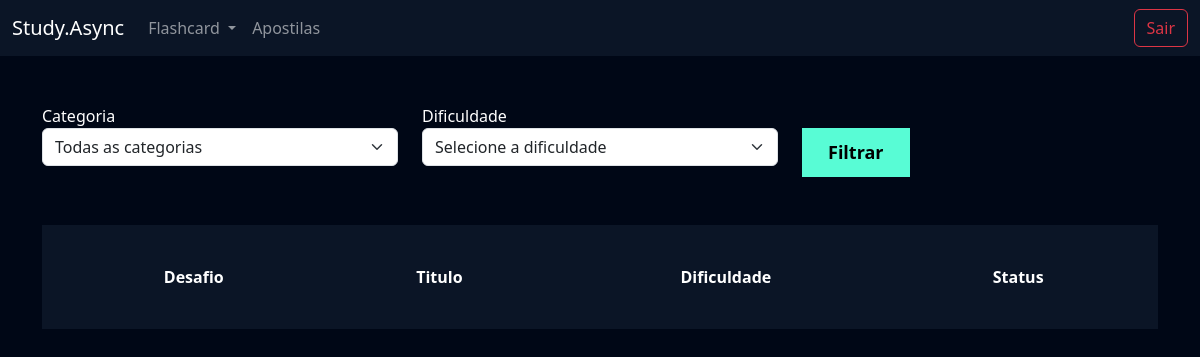
Page /flashcard/listar_desafio/ (signed in) on the earlier database version.
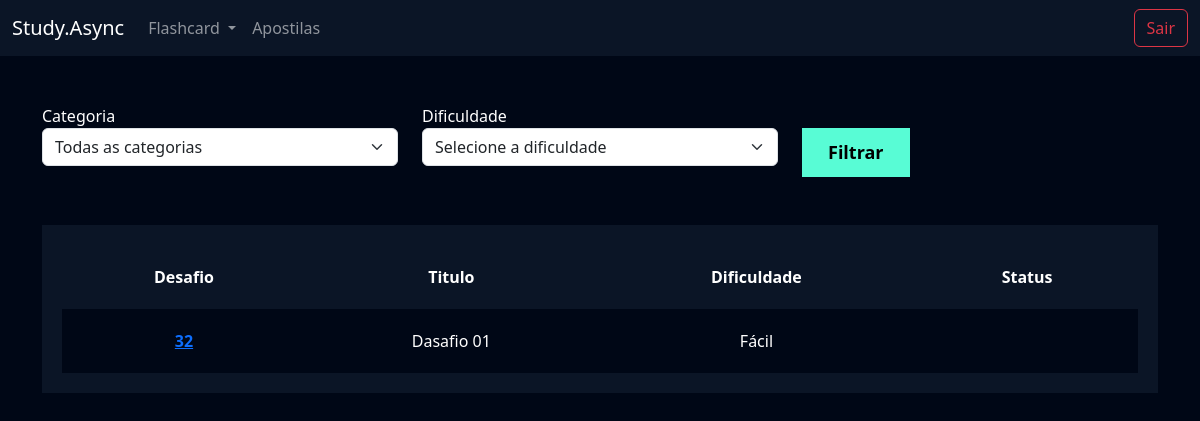
Same page on the later database version.
### flashcard/models.py (models this page shows, shortened)
class Desafio(models.Model):
    user = models.ForeignKey(User, on_delete=models.DO_NOTHING)
    titulo = models.CharField(max_length=100)
    categoria = models.ManyToManyField(Categoria)
    quantidade_perguntas = models.IntegerField()
    dificuldade = models.CharField(
        max_length=1, choices=Flashcard.DIFICULDADE_CHOICES
    )
    flashcards = models.ManyToManyField(FlashcardDesafio)

### flashcard/views.py (the view, shortened to what this page needs)
# urls.py: path('listar_desafio/', views.listar_desafio, name="listar_desafio"),
def listar_desafio(request) :
    desafios = Desafio.objects.filter(user=request.user)
    categorias = Categoria.objects.all()
    dificuldades = Flashcard.DIFICULDADE_CHOICES
    categoria_filtrar = request.GET.get('categoria')
    dificuldade_filtrar = request.GET.get('dificuldade')
    if categoria_filtrar:
        desafios = desafios.filter(categoria__id=categoria_filtrar)
    if dificuldade_filtrar:
        desafios = desafios.filter(dificuldade=dificuldade_filtrar)
    return render(
            request,
            'listar_desafio.html',
            {
                'categorias': categorias,
                'dificuldades': dificuldades,
                'desafios': desafios,
            }
        )

### flashcard/templates/listar_desafio.html (shortened to what this page needs)
{% extends "base.html" %}
{% load static %}
{% block 'cabecalho' %}
    <link href="{% static 'usuarios/css/cadastro.css' %}" rel="stylesheet">
    <link href="{% static 'flashcard/css/novo_flashcard.css' %}" rel="stylesheet">
    <link href="{% static 'flashcard/css/iniciar_desafio.css' %}" rel="stylesheet">
    <link href="{% static 'flashcard/css/desafio.css' %}" rel="stylesheet">
    <link href='https://unpkg.com/boxicons@2.1.4/css/boxicons.min.css' rel='stylesheet'>
{% endblock 'cabecalho' %}
{% block 'conteudo' %}
    <div class="container">
        <br>
        <br>
        <div class="row">
            <div class="col-md">
                <form action="{% url 'listar_desafio' %}" method="GET">
                <label for="">Categoria</label>
                <select name="categoria" class="form-select">
                    <option value="">Todas as categorias</option>
                </select>
            </div>
            <div class="col-md">
                <label for="">Dificuldade</label>
                <select name="dificuldade" class="form-select">
                    <option value="">Selecione a dificuldade</option>
                </select>
            </div>
            <div class="col-md">
                <br>
                <input type="submit" value="Filtrar" class="btn-cadastro">
            </div>
        </div>
        <br>
        <br>
        <div class="box-listar">
            <table>
                <thead>
                  <tr>
                    <th scope="col">Desafio</th>
                    <th scope="col">Titulo</th>
                    <th scope="col">Dificuldade</th>
                    <th scope="col">Status</th>
                  </tr>
                </thead>
                <tbody>
                    {% for desafio in desafios %}
                        <tr class="linha">
                            <th><a href="{% url 'desafio' desafio.id %}">{{desafio.id}}</a></th>
                            <td>{{desafio.titulo}}</td>
                            <td>{{desafio.get_dificuldade_display}}</td>
                            <td></td>
                        </tr>
                  {% endfor %}
                </tbody>
              </table>
        </div>
    </div>
{% endblock 'conteudo' %}

### templates/base.html (shortened to what this page needs)
{% load static %}
<!DOCTYPE html>
<html lang="en">
  <head>
    <link
      href="https://cdn.jsdelivr.net/npm/bootstrap@5.3.2/dist/css/bootstrap.min.css"
      rel="stylesheet"
    />
    <link href="{% static 'geral/css/base.css' %}" rel="stylesheet">
    {% block 'cabecalho' %} {% endblock %}
  </head>
  <body>
    {% include "partials/header.html" %}
    {% block 'conteudo' %}{% endblock %}
  </body>
</html>

### templates/partials/header.html (shortened to what this page needs)
<nav
  style="background-color: var(--main-color)"
  class="navbar navbar-expand-lg navbar-dark sticky-top"
>
  <div class="container-fluid">
    <a class="navbar-brand" href="/">Study.Async</a>
    <div class="collapse navbar-collapse" id="navbarSupportedContent">
      <ul class="navbar-nav me-auto mb-2 mb-lg-0">
        <li class="nav-item dropdown">
          <a
            class="nav-link dropdown-toggle"
            href="#"
            id="navbarDropdown"
            role="button"
            data-bs-toggle="dropdown"
            aria-expanded="false"
          >
            Flashcard
          </a>
        </li>
        <li class="nav-item">
          <a class="nav-link" href="{% url 'adicionar_apostilas' %}"
            >Apostilas</a
          >
        </li>
      </ul>
      <div>
        {% if request.user.is_authenticated %}
        <a href="/usuarios/logout" class="btn btn-outline-danger">Sair</a>
        {% endif %}
      </div>
    </div>
  </div>
</nav>

### templates/static/geral/css/base.css (style rules this page uses)
:root { --main-color: #0b1526; --dark-color: #000716; --secondary-dark-color: rgb(15, 2, 26); --light-color: #00c1f3; --contrast-color: #f4c96b; --differential-color: #58fcd5; }
body { background-color: var(--dark-color) !important; color: white !important; }

### templates/static/usuarios/css/cadastro.css (style rules this page uses)
* { margin: 0; padding: 0; }
.btn-cadastro { padding: 10px; background-color: #58fcd5; border: none; border: 1px solid #58fcd5; font-size: 18px; font-weight: bold; padding-left: 25px; padding-right: 25px; }

### templates/static/flashcard/css/desafio.css (style rules this page uses)
.box-listar { background-color: #0b1526; padding: 20px; }
table { width: 100%; padding: 20px; text-align: center; }
.linha { height: 40px; background-color: var(--dark-color); padding: 20px; }
td, th { padding: 20px; }
tr { background-color: var(--main-color); }

Differences in the rows shown:
added Desafio: id "32", titulo "Dasafio 01", dificuldade "Fácil"
